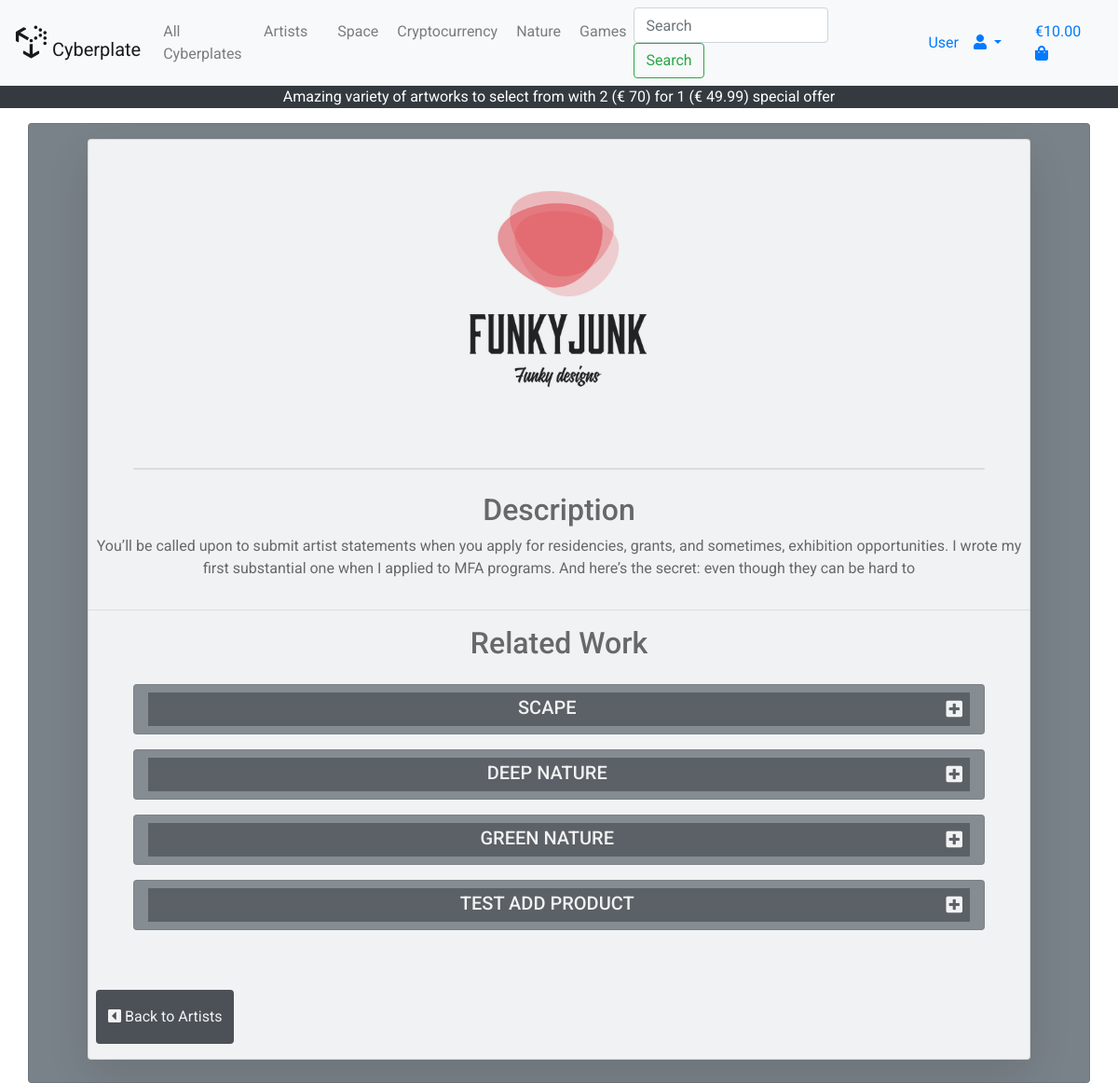
The app's page /products/3 with its own data.
### products/models.py (models this page shows, shortened)
class Artist(models.Model):
    name = models.CharField(max_length=30)
    display_name = models.CharField(max_length=30)
    artist_description = models.TextField(max_length=250,
                                          null=True, blank=True)
    image_url = models.URLField(null=True, blank=True, max_length=1000)
    image = models.ImageField(null=True, blank=True)
    artist_key = models.IntegerField(null=True, blank=True)

class Product(models.Model):
    product_category = models.ForeignKey('Product_Category',
                                         null=True, on_delete=models.SET_NULL)
    artist = models.ForeignKey('Artist', null=True, on_delete=models.SET_NULL)
    name = models.CharField(max_length=30)
    description = models.TextField()
    price = models.DecimalField(max_digits=4, decimal_places=2)
    image_url = models.URLField(null=True, blank=True, max_length=1000)
    image = models.ImageField(null=True, blank=True)
    product_key = models.IntegerField(null=True, blank=True)
    def __str__(self):
        return self.name

### products/views.py (the view)
# urls.py: path('<int:artist_id>', views.artist_view, name='artist_view'),
def artist_view(request, artist_id):
    selected_artist = get_object_or_404(Artist, pk=artist_id)
    print('selected_artist >>', selected_artist.image)
    artists_products = Product.objects.all().filter(artist=selected_artist)
    print('artists_products >>', artists_products)
    context = {
        'selected_artist': selected_artist,
        'artists_products': artists_products
    }
    return render(request, 'products/artist_view.html', context)

### shopping_bag/context.py (called while the page is built, shortened)
def bag_contents(request):
    bag_items = []
    total = 0
    product_count = 0
    bag = request.session.get('bag', {})
    if total < settings.FREE_DELIVERY_THRESHOLD:
        delivery = 10
        free_delivery_delta = settings.FREE_DELIVERY_THRESHOLD - total
    else:
        delivery = 0
        free_delivery_delta = 0
    grand_total = delivery + total
    context = {
        'bag_items': bag_items,
        'total': total,
        'product_count': product_count,
        'delivery': delivery,
        'free_delivery_delta': free_delivery_delta,
        'free_delivery_threshold': settings.FREE_DELIVERY_THRESHOLD,
        'grand_total': grand_total,
    }
    return context

### products/templates/products/artist_view.html (shortened to what this page needs)
{% extends "base.html" %}
{% load static %}
{% block content %}
<div class="container h-100">
  <div class="row h-100">
    <div class="col-12 card bg-secondary">
        <div class="card shadow-lg mb-4 bg-white border-3 mt-3 mr-5 ml-5">
          <div class="d-flex justify-content-center">
        <img src="{{ MEDIA_URL }}{{ selected_artist.image }}" class="rounded-lg artist-img mt-5" alt="selected_artist.name">
          </div>
        <br>
        <br>
        <div class="card shadow-lg mb-4 bg-white border-3 mt-3 mr-5 ml-5">
        </div>
        <h2 class="text-center text-black"> Description </h2>
        <p class="text-center">
          {{ selected_artist.artist_description }}
        </p>
        <hr>
        <h2 class="text-center text-black"> Related Work </h2>
        <div class="d-flex justify-content-center row mr-5 ml-5 mb-5">
        {% for related_work in artists_products %}
          <div class="card col-12 mx-auto bg-secondary mr-5 ml-5 mt-3 text-white text-uppercase">
            <h5 class="text-center mt-2 bg-dark slider pt-1">{{ related_work.name }}<i class="css-target fas fa-plus-square fa-minus-square float-right mr-2 mt-1 mb-1 pb-1"></i></h5>
        </div>
        {% endfor %}
        </div>
        <p class="text-center">
          <a href="{% url 'artists' %}" class="float-left btn bg-dark rounded-3 py-3 ml-2 text-white mt-3"><i
            class="fas fa-caret-square-left"></i> Back to Artists</a>
        </p>
        </div>
    </div>
  </div>
</div>
{% endblock %}

### static/css/base.css (style rules this page uses)
html { height: 100%; font-family: 'Roboto', sans-serif; }
body { background: url('../../media/ms4background.jpg') no-repeat center center fixed; background-size: cover; height: calc(100vh - 164px); color: #555; font-family: 'Roboto', sans-serif; }
.card { opacity: 0.9 }
.artist-img { height: 240px; width: 400px; }

### records on screen
Artist: image (picture), artist_description "You’ll be called upon to submit artist statements when you apply for residencies, grants, and sometimes, exhibition opportunities. I wrote my first substantial one when I applied to MFA programs. And here’s the secret: even though they can be hard to"
Product: name "SCAPE"
Product: name "DEEP NATURE"
Product: name "GREEN NATURE"
Product: name "TEST ADD PRODUCT"

### other values on screen
{{ free_delivery_threshold }} "70"
